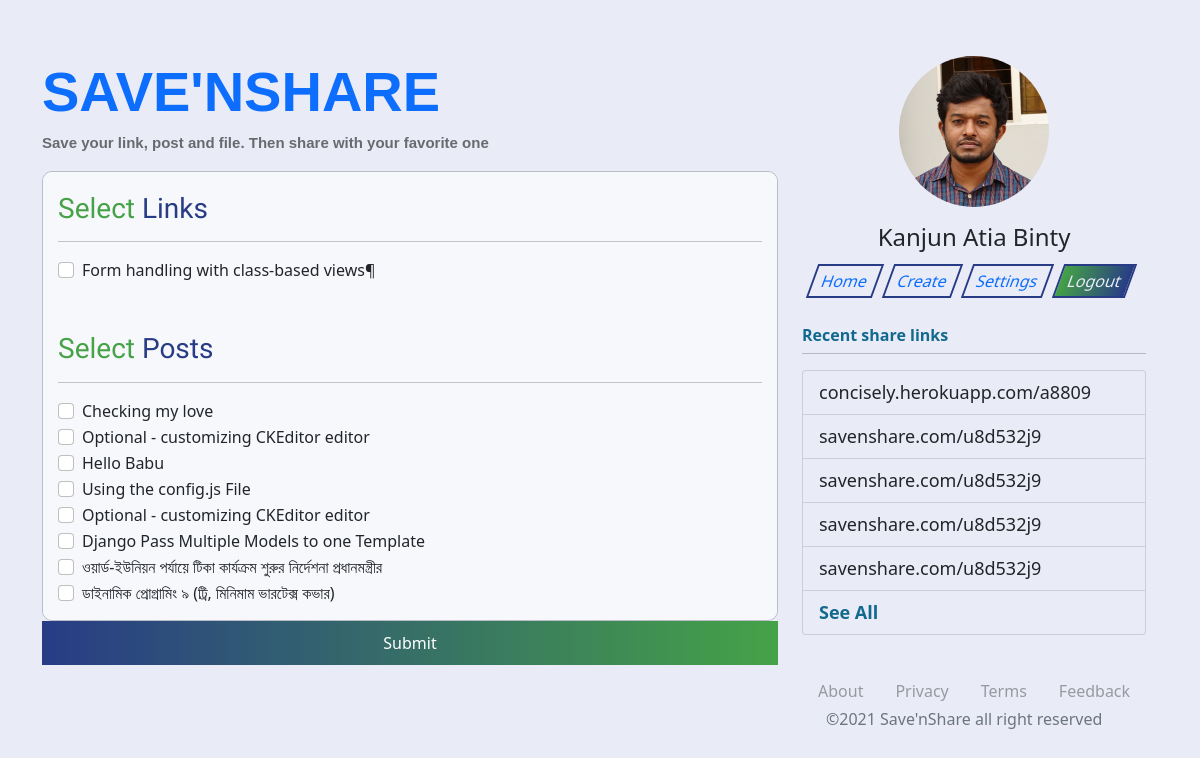
Screenshot of /sharelink/ (signed in) with the database file from the repository.
### savensharebase/models.py (models this page shows, shortened)
class LinkPost(models.Model):
    title = models.CharField("Set Link Title", max_length=200)
    weblink = models.CharField("Paste url", max_length=200)
    author = models.ForeignKey(User, on_delete=models.CASCADE)

class LinkWritePost(models.Model):
    posttitle = models.CharField("Set Post Title", max_length=200)
    description = RichTextUploadingField(blank=True, null=True)
    author = models.ForeignKey(User, on_delete=models.CASCADE)

### savensharebase/views.py (the view)
# urls.py: path('sharelink/', SelectToShare.as_view(), name='sharelinks'),
class SelectToShare(ListView):
    context_object_name = 'sharelinks'
    template_name = 'savensharebase/selectoshare.html'
    queryset = LinkWritePost.objects.all()
    def get_context_data(self, **kwargs):
        context = super(SelectToShare, self).get_context_data(**kwargs)
        context['linkfiles'] = LinkFile.objects.all().filter(
            author=self.request.user)
        context['linkposts'] = LinkPost.objects.all().filter(
            author=self.request.user)
        context['sharelinks'] = context['sharelinks'].filter(
            author=self.request.user)
        return context

### savensharebase/templates/savensharebase/selectoshare.html (shortened to what this page needs)
{% extends "savensharebase/base.html" %}
{% load static %}
{% block content %}
<div class="container" style="margin-top: 3.5rem;">
        <div class="row">
            <div class="col-md-8">
              <div class="header">
                <h3><a href="/" style="text-decoration: none;">Save'nShare</a></h3>
                <p>Save your link, post and file. Then share with your favorite one</p>
              </div>
              {% if linkposts|length or sharelinks|length or linkfiles|length %}
                  <div class="select-link-section">
                    {% if linkposts %}
                        <h3>Select <span style="color: #283c86;">Links</span></h3>
                        <hr>
                        {% for link in linkposts %}
                            <div class="form-check">
                                <input class="form-check-input" type="checkbox" value="" id="flexCheckDefault">
                                <label class="form-check-label" for="flexCheckDefault">
                                    {{link.title}}
                                </label>
                            </div>
                        {% endfor %}
                    {% endif %}
                    {% if sharelinks %}
                        <h3>Select <span style="color: #283c86;">Posts</span></h3>
                        <hr>
                        {% for slink in sharelinks %}
                            <div class="form-check">
                                <input class="form-check-input" type="checkbox" value="" id="flexCheckDefault">
                                <label class="form-check-label" for="flexCheckDefault">
                                    {{slink.posttitle}}
                                </label>
                            </div>
                        {% endfor %}
                    {% endif %}
                  </div>
                  <button class="btn-submit">Submit</button>
              {% else %}
                <div class="Index-No-Link">
                    <img src="{% static 'images/logo.png' %}" alt="LinkLogo" width="150">
                    <h2>No Link <span style="color: #283c86;">to Share!</span></h2>
                </div>
              {% endif %}
            </div>
            <div class="col-md-4 pc-view">
                <div class="position-fixed">
                    {% include 'savensharebase/profileinfo.html' %}
                    <div class="row">
                        <div class="col">
                          <ul class="menubutton justify-content-center">
                            <li><a href="/">Home</a></li>
                            <li><a href="{% url 'create-link' %}">Create</a></li>
                            <li><a href="#contact">Settings</a></li>
                            <li><a href="{% url 'logout' %}" class="active">Logout</a></li>
                          </ul>
                        </div>
                    </div>
                    <p style="margin-top:20px; font-weight: bold; color: #11698E;">Recent share links</p>
                    <hr style="margin-top:-10px;">
                    <div class="list-group">
                      {% include 'savensharebase/sharelink.html' %}
                    </div>
                    <div class="privacy-policy">
                      <ul>
                        <li><a href="#">About</a></li>
                        <li><a href="#">Privacy</a></li>
                        <li><a href="#">Terms</a></li>
                        <li><a href="#">Feedback</a></li>
                      </ul>
                    </div>
                    <footer class="footer">
                      <div class="container">
                        <span class="text-muted">&copy;2021 Save'nShare all right reserved</span>
                      </div>
                    </footer>
                </div>
            </div>
        </div>
    </div>
{% endblock %}

### static/css/main.css (style rules this page uses)
body { background-color: #E9EBF7 !important; margin: 0; padding: 0; height: 100%; }
.privacy-policy { margin-top: 30px; }
.privacy-policy ul, .card-body ul { list-style-type: none; margin: 0; padding: 0; overflow: hidden; }
.privacy-policy li { float: left; }
.privacy-policy li a { display: inline-block; color: #9799a1; text-align: center; padding: 14px 16px; text-decoration: none; }
.footer { margin-top: -10px; color: #9799a1; margin-bottom: 20px; }
.header h3 { color: #007BFF; font-family: 'Raleway', sans-serif; font-size: 56px; font-weight: 800; line-height: 72px; margin: 0 0 24px; text-transform: uppercase; }
.header p { color: #696a6f; font-family: 'Raleway', sans-serif; margin-top: -20px; font-weight: bold; font-size: 15px; }
.btn-submit { background: #283c86; background: -webkit-linear-gradient(to left, #45a247, #283c86); background: linear-gradient(to left, #45a247, #283c86); display: block; width: 100%; border: none; color: white; padding: 10px 28px; font-size: 16px; cursor: pointer; text-align: center; }
.menubutton { list-style-type: none; margin: 0; padding: 5px 0; overflow: hidden; }
.menubutton li { float: left; padding-left: 10px; }
.menubutton li a { display: inline-block; text-align: center; padding: 3px 8px; text-decoration: none; transform: skew(-20deg); border: 2px solid #283c86; }
.active { background: #283c86; background: -webkit-linear-gradient(to right, #45a247, #283c86); background: linear-gradient(to right, #45a247, #283c86); color: #E9EBF7; }
.select-link-section { background-color: #f7f8fc; padding: 20px 15px; border-radius: 10px; border: 1px solid #babcc6; overflow-y: scroll; height: 450px; }
.select-link-section h3 { font-family: 'Secular One', sans-serif; color: #45a247; }

### rows the page displays
LinkPost: title "Form handling with class-based views¶"
LinkWritePost: posttitle "Checking my love"
LinkWritePost: posttitle "Optional - customizing CKEditor editor"
LinkWritePost: posttitle "Hello Babu"
LinkWritePost: posttitle "Using the config.js File"
LinkWritePost: posttitle "Optional - customizing CKEditor editor"
LinkWritePost: posttitle "Django Pass Multiple Models to one Template"
LinkWritePost: posttitle "ওয়ার্ড-ইউনিয়ন পর্যায়ে টিকা কার্যক্রম শুরুর নির্দেশনা প্রধানমন্ত্রীর"
LinkWritePost: posttitle "ডাইনামিক প্রোগ্রামিং ৯ (ট্রি, মিনিমাম ভারটেক্স কভার)"
